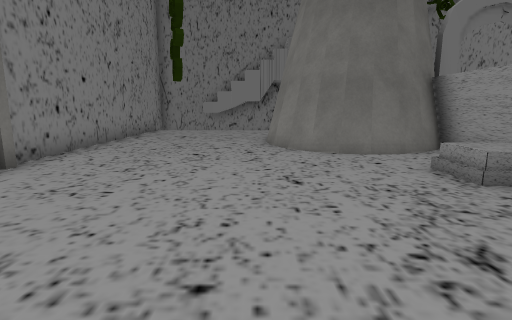
[1] (above)

16 first-person views from a walk through a Unity game level. The camera is 1.2 m above the floor, tilts 10° down and sees 80° across. The floor is counted in squares, 1 m on a side. Each view is taken from the middle of a square. On the plan, view 1 faces up. The plan holds only what a view shows up to about 13 squares ahead; the rest is blank. The place goes on beyond the plan. Door leaves are left out, so doorways stand open. Some surface patterns are stand-ins.

[2]
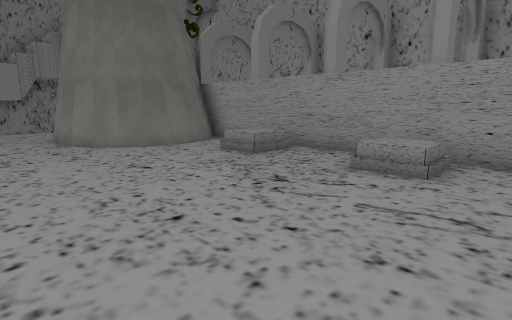

[3]
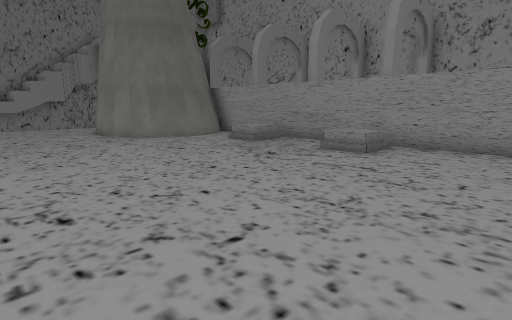

[4]
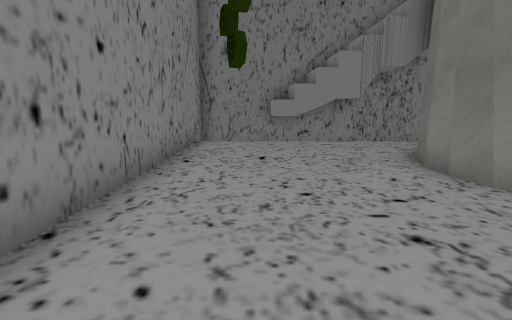

[5]
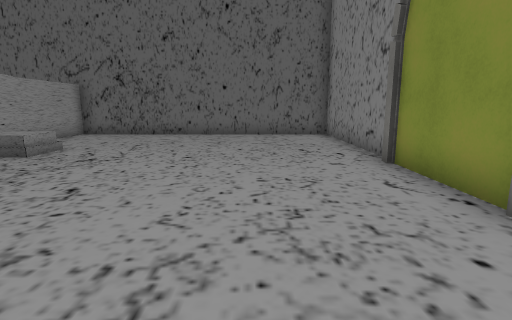

[6]
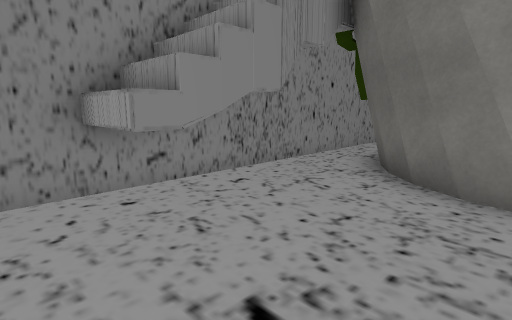

[7]
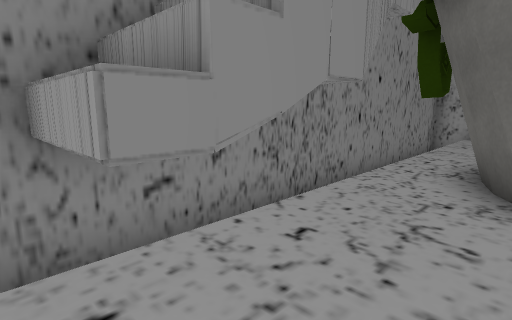

[8]
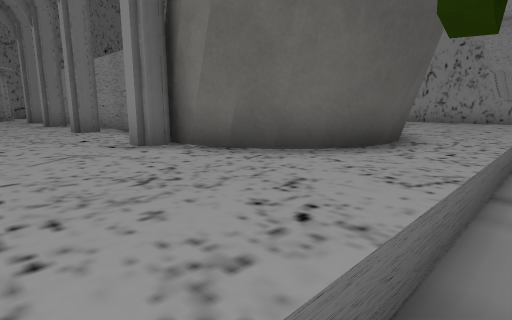

[9]
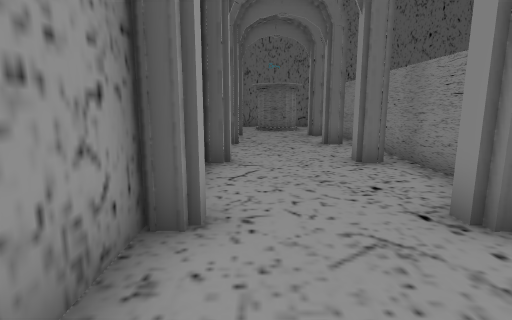

[10]
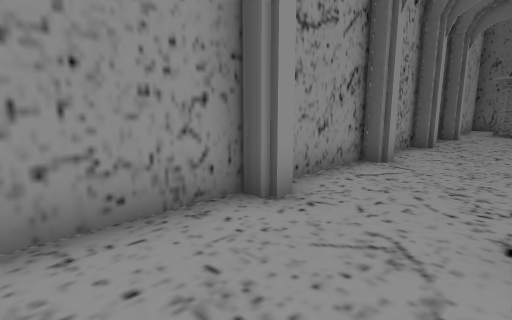

[11]
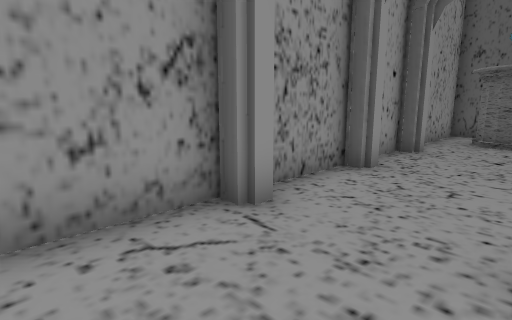

[12]
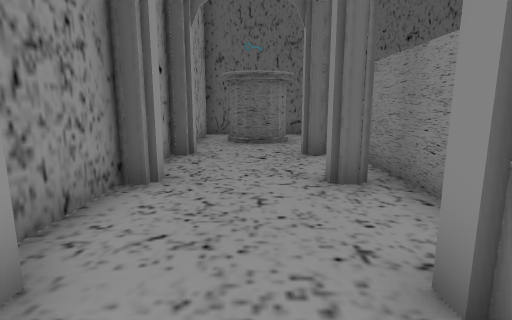

[13]
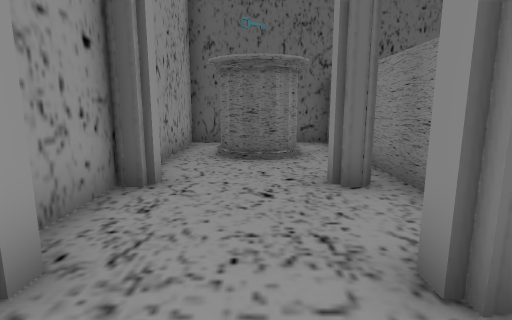

[14]
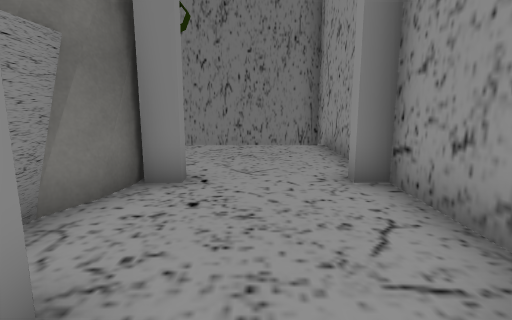

[15]
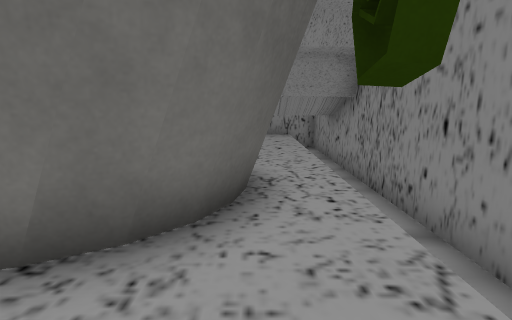

[16]
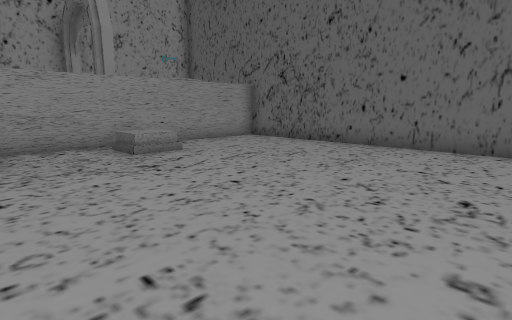

### Floor plan
Key: @ floor where view 1 was taken; # wall or solid block; x gap in a wall; . main floor; - floor 0.5 m lower than the main floor; D open door; T thing the floor can be seen under or through; O other object.
Columns run from 5 left of view 1 to 10 right of it. Each row starts with its distance up from view 1.
 17 ###OO###########
 16 #--OO-------- -#
 15 #..OO#....T....#
 14 #......TTTT....#
 13 #.....##  ##...#
 12 #.....#    #...#
 11 #.....#    #DDD#
 10 #.....#    #...#
  9 #.....######...#
  8 #......###.##..#
  7 #..........#DDD#
  6 #........O.#...#
  5 #..........#...#
  4 #..........#DDD#
  3 #..........#...#
  2 #..........#...#
  1 #........Ox#DDD#
  0 #....@.....#...#
 -1 #..........#OO.#
 -2 #..........#O O#
 -3 #..........#  .#
 -4 ################

Where each view was taken, in squares from view 1:
view 1: 0 up, 0 right, facing up
view 2: 1 down, 2 left, facing up-right
view 3: 3 down, 4 left, facing up-right
view 4: 5 up, 3 left, facing up
view 5: 9 up, 2 left, facing down
view 6: 11 up, 4 left, facing up-right
view 7: 13 up, 3 left, facing up-right
view 8: 16 up, 9 right, facing down-left
view 9: 14 up, 9 right, facing down
view 10: 14 up, 7 right, facing down-right
view 11: 10 up, 7 right, facing down-right
view 12: 9 up, 8 right, facing down
view 13: 6 up, 8 right, facing down
view 14: 6 up, 8 right, facing up
view 15: 14 up, 8 right, facing left
view 16: 5 up, 4 left, facing down-right
